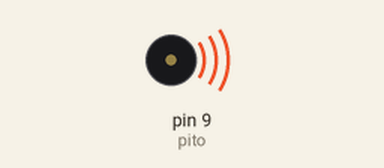
Bench run of a sketch on a simulated Arduino Uno, built with avr-gcc and run on an emulated ATmega328P. Parts: buzzer (waves = sounding).

Above: at 0.2 s.
At 4.7 s:
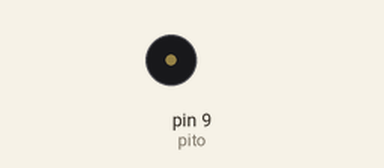
Timing chart, 0 to 5.8 s (numbered marks = the images above):
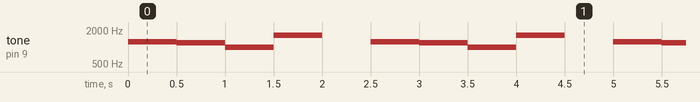

Measured:
- by itself, tone on pin 9 (pito): repeats every 2.5 s: 1200 Hz 0.50 s, 1000 Hz 0.50 s, 1600 Hz 0.50 s, silent 0.50 s, 1250 Hz 0.50 s

The sketch:

EX3.ino
```cpp
/**********************************************************************************
**                                                                               **
**                                  Sirena                                       **
**                                                                               **
** Nom: Deivith Trujillo Meza                                                    **
**********************************************************************************/


//********** Includes *************************************************************


//********** Variables ************************************************************
const byte pito = 9;
int tiempo = 500;
//********** Setup ****************************************************************
void setup()
{
  pinMode(pito, OUTPUT);
}
  //********** Loop *****************************************************************
void loop()
{

  tone(pito, 1250, 2500);
  delay(tiempo);

  tone(pito, 1200, 3000);
  delay(tiempo);

  tone(pito, 1000, 1000);
  delay(tiempo);

  tone(pito, 1600, 2000);
  delay(tiempo);


  tone(pito, 0, 2000);
  delay(tiempo);
}
```
